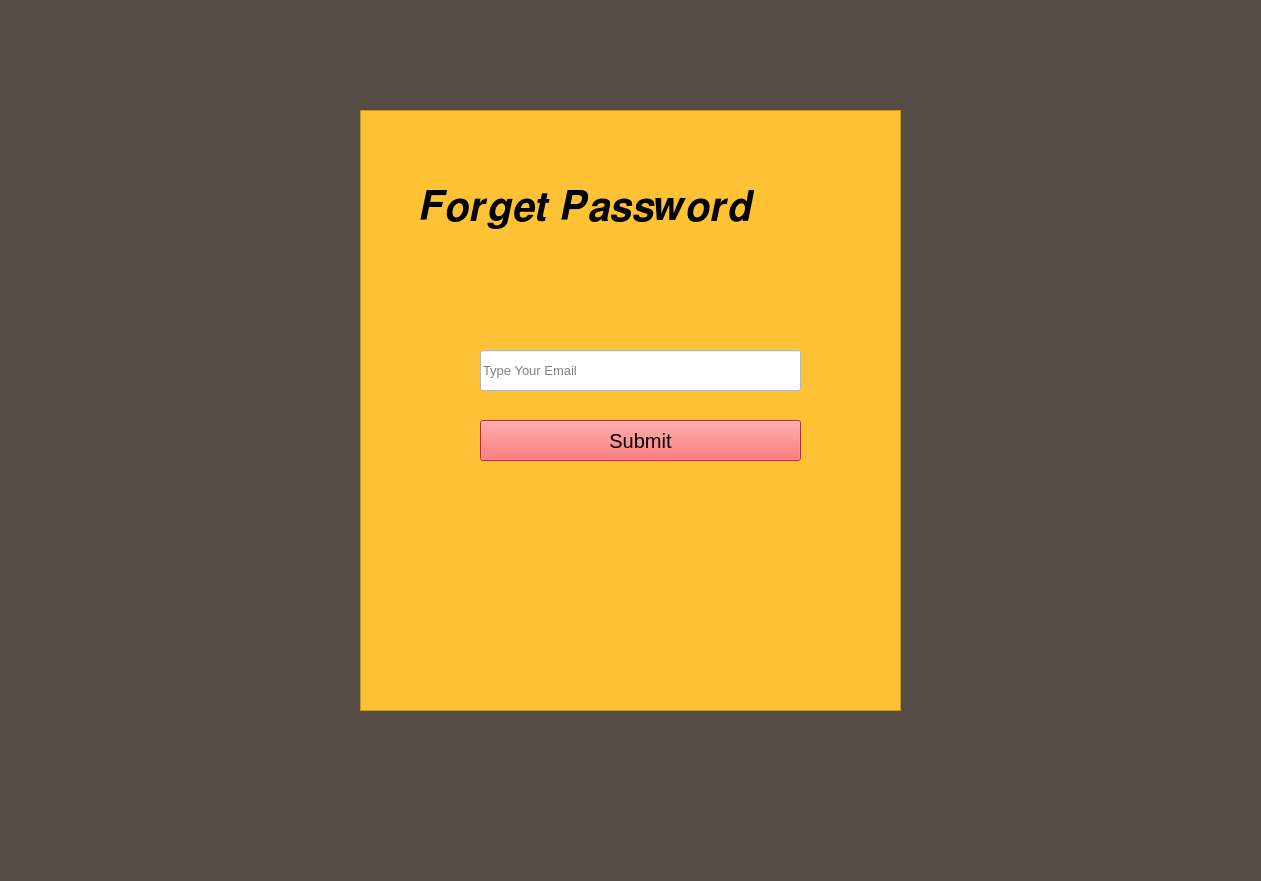
<?xml version="1.0" encoding="UTF-8"?>
<ui version="4.0">
 <class>MainWindow</class>
 <widget class="QMainWindow" name="MainWindow">
  <property name="geometry">
   <rect>
    <x>0</x>
    <y>0</y>
    <width>1261</width>
    <height>881</height>
   </rect>
  </property>
  <property name="windowTitle">
   <string>MainWindow</string>
  </property>
  <property name="styleSheet">
   <string notr="true">background-color: rgb(85, 76, 70)</string>
  </property>
  <widget class="QWidget" name="centralwidget">
   <widget class="QFrame" name="frame">
    <property name="geometry">
     <rect>
      <x>360</x>
      <y>110</y>
      <width>541</width>
      <height>601</height>
     </rect>
    </property>
    <property name="styleSheet">
     <string notr="true">background-color: rgb(255, 194, 53)</string>
    </property>
    <property name="frameShape">
     <enum>QFrame::StyledPanel</enum>
    </property>
    <property name="frameShadow">
     <enum>QFrame::Raised</enum>
    </property>
    <widget class="QLineEdit" name="Username">
     <property name="geometry">
      <rect>
       <x>120</x>
       <y>240</y>
       <width>321</width>
       <height>41</height>
      </rect>
     </property>
     <property name="styleSheet">
      <string notr="true">background-color: rgb(255, 255, 255); font-size: 10pt</string>
     </property>
     <property name="text">
      <string/>
     </property>
     <property name="placeholderText">
      <string>Type Your Email</string>
     </property>
    </widget>
    <widget class="QLabel" name="label">
     <property name="geometry">
      <rect>
       <x>60</x>
       <y>60</y>
       <width>441</width>
       <height>71</height>
      </rect>
     </property>
     <property name="styleSheet">
      <string notr="true">font-size: 30pt</string>
     </property>
     <property name="text">
      <string>𝑭𝒐𝒓𝒈𝒆𝒕 𝑷𝒂𝒔𝒔𝒘𝒐𝒓𝒅</string>
     </property>
    </widget>
    <widget class="QPushButton" name="pushButton_2">
     <property name="geometry">
      <rect>
       <x>120</x>
       <y>310</y>
       <width>321</width>
       <height>41</height>
      </rect>
     </property>
     <property name="styleSheet">
      <string notr="true">background-color: rgb(255, 66, 66); font-size: 15pt</string>
     </property>
     <property name="text">
      <string>Submit</string>
     </property>
    </widget>
   </widget>
  </widget>
  <widget class="QMenuBar" name="menubar">
   <property name="geometry">
    <rect>
     <x>0</x>
     <y>0</y>
     <width>1261</width>
     <height>26</height>
    </rect>
   </property>
  </widget>
  <widget class="QStatusBar" name="statusbar"/>
 </widget>
 <resources/>
 <connections/>
</ui>
